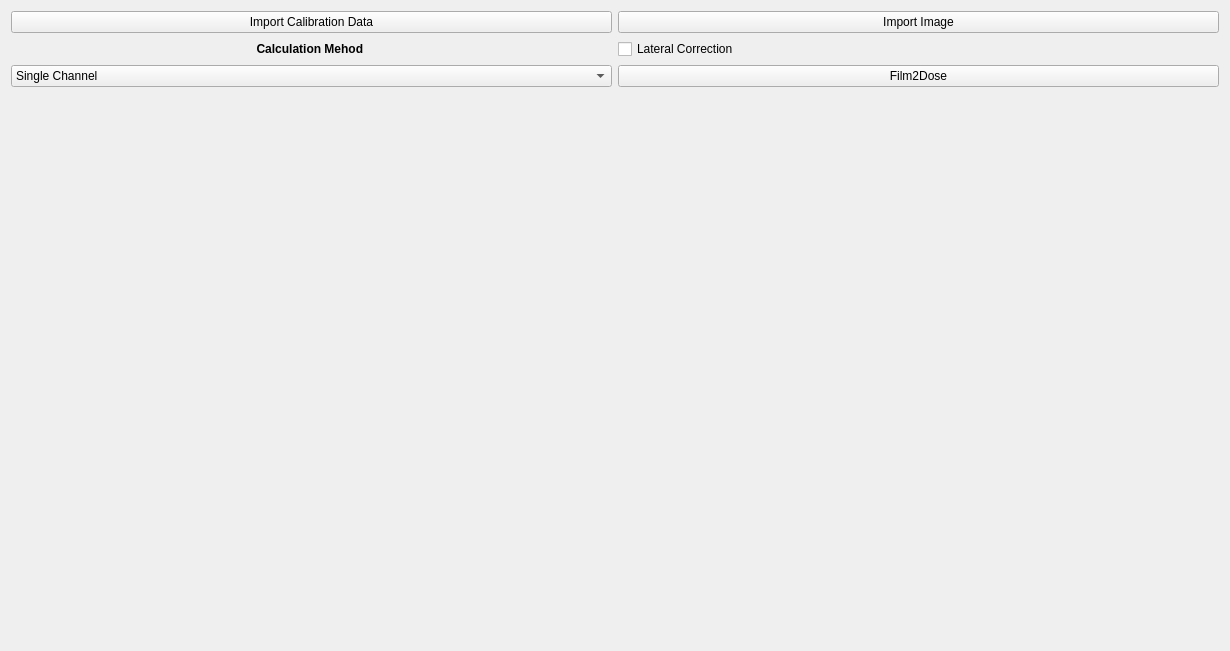
<?xml version="1.0" encoding="UTF-8"?>
<ui version="4.0">
    <class>Form_film2dose</class>
    <widget class="QWidget" name="Form_film2dose">
        <property name="geometry">
            <rect>
                <x>0</x>
                <y>0</y>
                <width>1230</width>
                <height>651</height>
            </rect>
        </property>
        <property name="windowTitle">
            <string>Dose Conversion</string>
        </property>
        <property name="windowIcon">
            <iconset resource="icons.qrc">
                <normaloff>:/icons/App_icon.png</normaloff>:/icons/App_icon.png
            </iconset>
        </property>
        <layout class="QGridLayout" name="gridLayout_2">
            <item row="1" column="2">
                <widget class="QCheckBox" name="lateral_checkbox">
                    <property name="text">
                        <string>Lateral Correction</string>
                    </property>
                </widget>
            </item>
            <item row="1" column="1">
                <widget class="QLabel" name="label">
                    <property name="text">
                        <string>&lt;html&gt;&lt;head/&gt;&lt;body&gt;&lt;p align=&quot;center&quot;&gt;&lt;span style=&quot;
                            font-weight:600;&quot;&gt;Calculation
                            Mehod&lt;/span&gt;&lt;/p&gt;&lt;/body&gt;&lt;/html&gt;
                        </string>
                    </property>
                </widget>
            </item>
            <item row="2" column="2">
                <widget class="QPushButton" name="to_dose">
                    <property name="text">
                        <string>Film2Dose</string>
                    </property>
                    <property name="icon">
                        <iconset resource="icons.qrc">
                            <normaloff>:/icons/App_icon.png</normaloff>:/icons/App_icon.png
                        </iconset>
                    </property>
                </widget>
            </item>
            <item row="2" column="1">
                <widget class="QComboBox" name="method_combo">
                    <item>
                        <property name="text">
                            <string>Single Channel</string>
                        </property>
                    </item>
                    <item>
                        <property name="text">
                            <string>Robust Average</string>
                        </property>
                    </item>
                    <item>
                        <property name="text">
                            <string>Robust Multichannel</string>
                        </property>
                    </item>
                </widget>
            </item>
            <item row="0" column="2">
                <widget class="QPushButton" name="import_image">
                    <property name="text">
                        <string>Import Image</string>
                    </property>
                    <property name="icon">
                        <iconset resource="icons.qrc">
                            <normaloff>:/icons/Import Picture Document.png</normaloff>:/icons/Import Picture
                            Document.png
                        </iconset>
                    </property>
                </widget>
            </item>
            <item row="0" column="1">
                <widget class="QPushButton" name="calib_button">
                    <property name="text">
                        <string>Import Calibration Data</string>
                    </property>
                    <property name="icon">
                        <iconset resource="icons.qrc">
                            <normaloff>:/icons/curvechart-edit.png</normaloff>:/icons/curvechart-edit.png
                        </iconset>
                    </property>
                </widget>
            </item>
            <item row="3" column="2">
                <widget class="QWidget" name="dose_widget" native="true"/>
            </item>
            <item row="3" column="1">
                <widget class="QWidget" name="image_widget" native="true"/>
            </item>
        </layout>
    </widget>
    <resources>
        <include location="icons.qrc"/>
    </resources>
    <connections/>
</ui>
